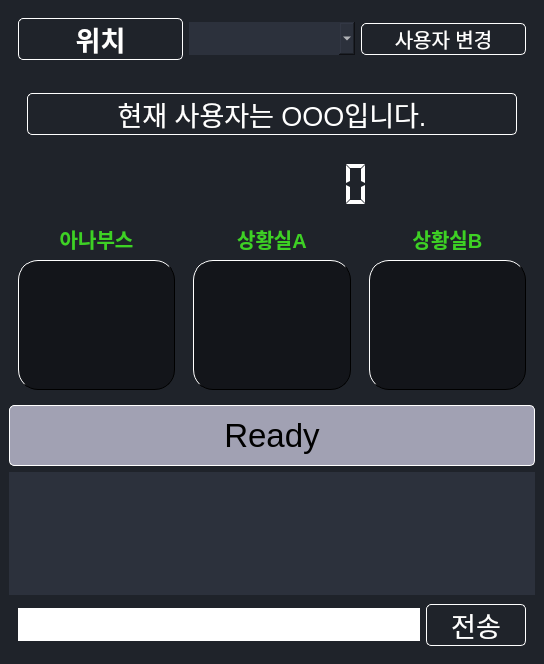
<?xml version="1.0" encoding="UTF-8"?>
<ui version="4.0">
 <class>MainWindow</class>
 <widget class="QMainWindow" name="MainWindow">
  <property name="geometry">
   <rect>
    <x>0</x>
    <y>0</y>
    <width>544</width>
    <height>664</height>
   </rect>
  </property>
  <property name="windowTitle">
   <string>MainWindow</string>
  </property>
  <property name="windowIcon">
   <iconset>
    <normalon>:/icon/chat.ico</normalon>
   </iconset>
  </property>
  <property name="styleSheet">
   <string notr="true">*{
	border: none;
	background-color: transparent;
	background: transparent;
	padding: 0;
	margin: 0;
	color: #fff;
}
#centralwidget{
	background-color: #1f232a;
}
#anaReady, #situRoomA, #situRoomB {
	border-radius:20px;
	border: 1px solid;
	border-left-color: white;
	border-top-color: white;
	background-color: #13151a;
}

#frame_2 {
	border-radius:20px;
	background-color: #1f232a;
}
#textBrowser {
	background-color: #2c313c;
}
#frame_6 {
	background-color: #1f232a;
}
#lineEdit {
	background-color: white;
	color: black;
}
#userSelectBox {
	background-color: #2c313c;
}

#locationDisplay {
	border: 1px solid;
	border-color: white;
	border-radius: 5px;
}
#userSelectButton {
	border: 1px solid;
	border-color: white;
	border-radius: 5px;
}
#readyButton {
	border: 1px solid;
	border-color: white;
	border-radius: 5px;
	background-color: rgb(161, 161, 179);
	color: rgb(0, 0, 0);
}
#sendButton {
	border: 1px solid;
	border-color: white;
	border-radius: 5px;
}
#userDisplay {
	border: 1px solid;
	border-color: white;
	border-radius: 5px;
}</string>
  </property>
  <widget class="QWidget" name="centralwidget">
   <layout class="QVBoxLayout" name="verticalLayout_6" stretch="0,0,0,1,0,0">
    <item>
     <widget class="QFrame" name="frame">
      <property name="frameShape">
       <enum>QFrame::StyledPanel</enum>
      </property>
      <property name="frameShadow">
       <enum>QFrame::Raised</enum>
      </property>
      <layout class="QHBoxLayout" name="horizontalLayout_4">
       <item>
        <widget class="QLabel" name="locationDisplay">
         <property name="font">
          <font>
           <pointsize>20</pointsize>
           <weight>75</weight>
           <bold>true</bold>
          </font>
         </property>
         <property name="text">
          <string>위치</string>
         </property>
         <property name="alignment">
          <set>Qt::AlignCenter</set>
         </property>
        </widget>
       </item>
       <item>
        <widget class="QComboBox" name="userSelectBox">
         <property name="font">
          <font>
           <pointsize>20</pointsize>
          </font>
         </property>
         <property name="currentText">
          <string/>
         </property>
        </widget>
       </item>
       <item>
        <widget class="QPushButton" name="userSelectButton">
         <property name="sizePolicy">
          <sizepolicy hsizetype="Preferred" vsizetype="Fixed">
           <horstretch>0</horstretch>
           <verstretch>0</verstretch>
          </sizepolicy>
         </property>
         <property name="font">
          <font>
           <pointsize>15</pointsize>
          </font>
         </property>
         <property name="text">
          <string>사용자 변경</string>
         </property>
        </widget>
       </item>
      </layout>
     </widget>
    </item>
    <item>
     <widget class="QWidget" name="widget" native="true">
      <property name="sizePolicy">
       <sizepolicy hsizetype="Preferred" vsizetype="Maximum">
        <horstretch>0</horstretch>
        <verstretch>0</verstretch>
       </sizepolicy>
      </property>
      <layout class="QVBoxLayout" name="verticalLayout">
       <item>
        <widget class="QFrame" name="frame_2">
         <property name="sizePolicy">
          <sizepolicy hsizetype="Preferred" vsizetype="Maximum">
           <horstretch>0</horstretch>
           <verstretch>0</verstretch>
          </sizepolicy>
         </property>
         <property name="frameShape">
          <enum>QFrame::StyledPanel</enum>
         </property>
         <property name="frameShadow">
          <enum>QFrame::Raised</enum>
         </property>
         <layout class="QHBoxLayout" name="horizontalLayout">
          <item>
           <widget class="QLabel" name="userDisplay">
            <property name="font">
             <font>
              <pointsize>20</pointsize>
             </font>
            </property>
            <property name="text">
             <string>현재 사용자는 OOO입니다.</string>
            </property>
            <property name="alignment">
             <set>Qt::AlignCenter</set>
            </property>
           </widget>
          </item>
         </layout>
        </widget>
       </item>
      </layout>
     </widget>
    </item>
    <item>
     <widget class="QWidget" name="widget_4" native="true">
      <layout class="QVBoxLayout" name="verticalLayout_7">
       <property name="spacing">
        <number>0</number>
       </property>
       <property name="leftMargin">
        <number>0</number>
       </property>
       <property name="topMargin">
        <number>0</number>
       </property>
       <property name="rightMargin">
        <number>0</number>
       </property>
       <property name="bottomMargin">
        <number>0</number>
       </property>
       <item>
        <widget class="QFrame" name="frame_7">
         <property name="frameShape">
          <enum>QFrame::StyledPanel</enum>
         </property>
         <property name="frameShadow">
          <enum>QFrame::Raised</enum>
         </property>
         <layout class="QVBoxLayout" name="verticalLayout_8">
          <property name="spacing">
           <number>0</number>
          </property>
          <property name="leftMargin">
           <number>0</number>
          </property>
          <property name="topMargin">
           <number>0</number>
          </property>
          <property name="rightMargin">
           <number>0</number>
          </property>
          <property name="bottomMargin">
           <number>0</number>
          </property>
          <item>
           <widget class="customDigitalClock" name="lcdNumber">
            <property name="minimumSize">
             <size>
              <width>0</width>
              <height>50</height>
             </size>
            </property>
            <property name="font">
             <font>
              <pointsize>25</pointsize>
             </font>
            </property>
            <property name="lineWidth">
             <number>1</number>
            </property>
            <property name="digitCount">
             <number>8</number>
            </property>
            <property name="segmentStyle">
             <enum>QLCDNumber::Flat</enum>
            </property>
           </widget>
          </item>
         </layout>
        </widget>
       </item>
      </layout>
     </widget>
    </item>
    <item>
     <widget class="QWidget" name="widget_3" native="true">
      <property name="sizePolicy">
       <sizepolicy hsizetype="Preferred" vsizetype="Preferred">
        <horstretch>0</horstretch>
        <verstretch>4</verstretch>
       </sizepolicy>
      </property>
      <layout class="QHBoxLayout" name="horizontalLayout_2">
       <property name="spacing">
        <number>0</number>
       </property>
       <property name="leftMargin">
        <number>0</number>
       </property>
       <property name="topMargin">
        <number>0</number>
       </property>
       <property name="rightMargin">
        <number>0</number>
       </property>
       <property name="bottomMargin">
        <number>0</number>
       </property>
       <item>
        <widget class="QFrame" name="frame_3">
         <property name="font">
          <font>
           <weight>75</weight>
           <bold>true</bold>
          </font>
         </property>
         <property name="frameShape">
          <enum>QFrame::StyledPanel</enum>
         </property>
         <property name="frameShadow">
          <enum>QFrame::Raised</enum>
         </property>
         <layout class="QVBoxLayout" name="verticalLayout_2" stretch="0,1">
          <item alignment="Qt::AlignTop">
           <widget class="QLabel" name="label_2">
            <property name="sizePolicy">
             <sizepolicy hsizetype="Preferred" vsizetype="Preferred">
              <horstretch>0</horstretch>
              <verstretch>0</verstretch>
             </sizepolicy>
            </property>
            <property name="font">
             <font>
              <pointsize>15</pointsize>
              <weight>75</weight>
              <bold>true</bold>
             </font>
            </property>
            <property name="styleSheet">
             <string notr="true">color: rgb(62, 209, 36);</string>
            </property>
            <property name="text">
             <string>아나부스</string>
            </property>
            <property name="alignment">
             <set>Qt::AlignCenter</set>
            </property>
           </widget>
          </item>
          <item>
           <widget class="QLabel" name="anaReady">
            <property name="sizePolicy">
             <sizepolicy hsizetype="Preferred" vsizetype="Preferred">
              <horstretch>0</horstretch>
              <verstretch>0</verstretch>
             </sizepolicy>
            </property>
            <property name="sizeIncrement">
             <size>
              <width>0</width>
              <height>0</height>
             </size>
            </property>
            <property name="baseSize">
             <size>
              <width>0</width>
              <height>0</height>
             </size>
            </property>
            <property name="font">
             <font>
              <pointsize>30</pointsize>
              <weight>75</weight>
              <bold>true</bold>
             </font>
            </property>
            <property name="text">
             <string/>
            </property>
            <property name="alignment">
             <set>Qt::AlignCenter</set>
            </property>
           </widget>
          </item>
         </layout>
        </widget>
       </item>
       <item>
        <widget class="QFrame" name="frame_4">
         <property name="font">
          <font>
           <weight>75</weight>
           <bold>true</bold>
          </font>
         </property>
         <property name="frameShape">
          <enum>QFrame::StyledPanel</enum>
         </property>
         <property name="frameShadow">
          <enum>QFrame::Raised</enum>
         </property>
         <layout class="QVBoxLayout" name="verticalLayout_3" stretch="0,1">
          <item alignment="Qt::AlignTop">
           <widget class="QLabel" name="label_3">
            <property name="font">
             <font>
              <pointsize>15</pointsize>
              <weight>75</weight>
              <bold>true</bold>
             </font>
            </property>
            <property name="styleSheet">
             <string notr="true">color: rgb(62, 209, 36);</string>
            </property>
            <property name="text">
             <string>상황실A</string>
            </property>
            <property name="alignment">
             <set>Qt::AlignCenter</set>
            </property>
           </widget>
          </item>
          <item>
           <widget class="QLabel" name="situRoomA">
            <property name="sizePolicy">
             <sizepolicy hsizetype="Preferred" vsizetype="Preferred">
              <horstretch>0</horstretch>
              <verstretch>0</verstretch>
             </sizepolicy>
            </property>
            <property name="font">
             <font>
              <pointsize>30</pointsize>
              <weight>75</weight>
              <bold>true</bold>
             </font>
            </property>
            <property name="text">
             <string/>
            </property>
            <property name="alignment">
             <set>Qt::AlignCenter</set>
            </property>
           </widget>
          </item>
         </layout>
        </widget>
       </item>
       <item>
        <widget class="QFrame" name="frame_5">
         <property name="font">
          <font>
           <weight>75</weight>
           <bold>true</bold>
          </font>
         </property>
         <property name="frameShape">
          <enum>QFrame::StyledPanel</enum>
         </property>
         <property name="frameShadow">
          <enum>QFrame::Raised</enum>
         </property>
         <layout class="QVBoxLayout" name="verticalLayout_4" stretch="0,1">
          <item alignment="Qt::AlignTop">
           <widget class="QLabel" name="label_4">
            <property name="font">
             <font>
              <pointsize>15</pointsize>
              <weight>75</weight>
              <bold>true</bold>
             </font>
            </property>
            <property name="styleSheet">
             <string notr="true">color: rgb(62, 209, 36);</string>
            </property>
            <property name="text">
             <string>상황실B</string>
            </property>
            <property name="alignment">
             <set>Qt::AlignCenter</set>
            </property>
           </widget>
          </item>
          <item>
           <widget class="QLabel" name="situRoomB">
            <property name="sizePolicy">
             <sizepolicy hsizetype="Preferred" vsizetype="Preferred">
              <horstretch>0</horstretch>
              <verstretch>0</verstretch>
             </sizepolicy>
            </property>
            <property name="minimumSize">
             <size>
              <width>0</width>
              <height>130</height>
             </size>
            </property>
            <property name="font">
             <font>
              <pointsize>30</pointsize>
              <weight>75</weight>
              <bold>true</bold>
             </font>
            </property>
            <property name="text">
             <string/>
            </property>
            <property name="alignment">
             <set>Qt::AlignCenter</set>
            </property>
           </widget>
          </item>
         </layout>
        </widget>
       </item>
      </layout>
     </widget>
    </item>
    <item>
     <widget class="QWidget" name="widget_5" native="true">
      <property name="sizePolicy">
       <sizepolicy hsizetype="Preferred" vsizetype="Preferred">
        <horstretch>0</horstretch>
        <verstretch>1</verstretch>
       </sizepolicy>
      </property>
      <layout class="QVBoxLayout" name="verticalLayout_9">
       <property name="spacing">
        <number>0</number>
       </property>
       <property name="leftMargin">
        <number>0</number>
       </property>
       <property name="topMargin">
        <number>0</number>
       </property>
       <property name="rightMargin">
        <number>0</number>
       </property>
       <property name="bottomMargin">
        <number>0</number>
       </property>
       <item>
        <widget class="QFrame" name="frame_8">
         <property name="sizePolicy">
          <sizepolicy hsizetype="Preferred" vsizetype="Preferred">
           <horstretch>0</horstretch>
           <verstretch>0</verstretch>
          </sizepolicy>
         </property>
         <property name="frameShape">
          <enum>QFrame::StyledPanel</enum>
         </property>
         <property name="frameShadow">
          <enum>QFrame::Raised</enum>
         </property>
         <layout class="QVBoxLayout" name="verticalLayout_10">
          <property name="spacing">
           <number>0</number>
          </property>
          <property name="leftMargin">
           <number>0</number>
          </property>
          <property name="topMargin">
           <number>0</number>
          </property>
          <property name="rightMargin">
           <number>0</number>
          </property>
          <property name="bottomMargin">
           <number>0</number>
          </property>
          <item>
           <widget class="QPushButton" name="readyButton">
            <property name="sizePolicy">
             <sizepolicy hsizetype="Minimum" vsizetype="Preferred">
              <horstretch>0</horstretch>
              <verstretch>0</verstretch>
             </sizepolicy>
            </property>
            <property name="font">
             <font>
              <pointsize>25</pointsize>
             </font>
            </property>
            <property name="text">
             <string>Ready</string>
            </property>
           </widget>
          </item>
         </layout>
        </widget>
       </item>
      </layout>
     </widget>
    </item>
    <item>
     <widget class="QWidget" name="widget_2" native="true">
      <property name="sizePolicy">
       <sizepolicy hsizetype="Preferred" vsizetype="Preferred">
        <horstretch>0</horstretch>
        <verstretch>3</verstretch>
       </sizepolicy>
      </property>
      <layout class="QVBoxLayout" name="verticalLayout_5">
       <property name="spacing">
        <number>0</number>
       </property>
       <property name="leftMargin">
        <number>0</number>
       </property>
       <property name="topMargin">
        <number>0</number>
       </property>
       <property name="rightMargin">
        <number>0</number>
       </property>
       <property name="bottomMargin">
        <number>0</number>
       </property>
       <item>
        <widget class="QPlainTextEdit" name="textBrowser">
         <property name="sizePolicy">
          <sizepolicy hsizetype="Expanding" vsizetype="Expanding">
           <horstretch>0</horstretch>
           <verstretch>1</verstretch>
          </sizepolicy>
         </property>
         <property name="minimumSize">
          <size>
           <width>0</width>
           <height>0</height>
          </size>
         </property>
         <property name="font">
          <font>
           <pointsize>20</pointsize>
          </font>
         </property>
         <property name="horizontalScrollBarPolicy">
          <enum>Qt::ScrollBarAlwaysOff</enum>
         </property>
         <property name="readOnly">
          <bool>true</bool>
         </property>
         <property name="textInteractionFlags">
          <set>Qt::NoTextInteraction</set>
         </property>
        </widget>
       </item>
       <item>
        <widget class="QFrame" name="frame_6">
         <property name="frameShape">
          <enum>QFrame::StyledPanel</enum>
         </property>
         <property name="frameShadow">
          <enum>QFrame::Raised</enum>
         </property>
         <layout class="QHBoxLayout" name="horizontalLayout_3">
          <item>
           <widget class="QLineEdit" name="lineEdit">
            <property name="font">
             <font>
              <pointsize>20</pointsize>
             </font>
            </property>
           </widget>
          </item>
          <item>
           <widget class="QPushButton" name="sendButton">
            <property name="minimumSize">
             <size>
              <width>100</width>
              <height>0</height>
             </size>
            </property>
            <property name="font">
             <font>
              <pointsize>20</pointsize>
             </font>
            </property>
            <property name="text">
             <string>전송</string>
            </property>
           </widget>
          </item>
         </layout>
        </widget>
       </item>
      </layout>
     </widget>
    </item>
   </layout>
  </widget>
 </widget>
 <customwidgets>
  <customwidget>
   <class>customDigitalClock</class>
   <extends>QLCDNumber</extends>
   <header location="global">customdigitalclock.h</header>
  </customwidget>
 </customwidgets>
 <resources>
  <include location="resources.qrc"/>
 </resources>
 <connections/>
 <slots>
  <signal>setReady(int,bool)</signal>
  <signal>setName(int,String)</signal>
  <signal>setMessage(String)</signal>
 </slots>
</ui>
